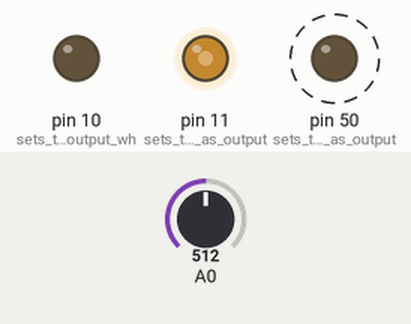
Recording of a sketch running on a simulated Arduino Mega 2560, built with avr-gcc and run on an emulated ATmega2560. Parts: output pins drawn as LEDs (lit = HIGH). Dashed ring = blinking. The inputs (shaded band) are chosen by the test bench; at power-on: A0 = 512.

Above: at 2.23 s.
2.5 s: A0 set to 460
At 2.83 s:
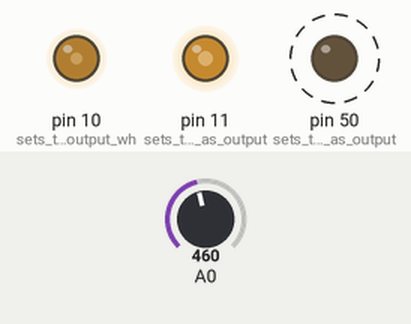
5.5 s: A0 set to 122
At 7.25 s:
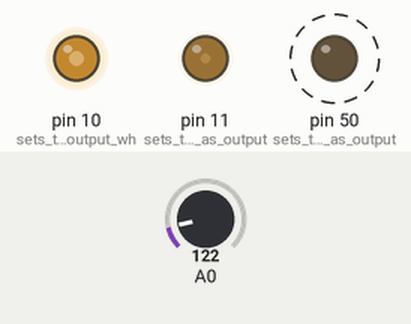
8.5 s: A0 set to 511
At 9.85 s:
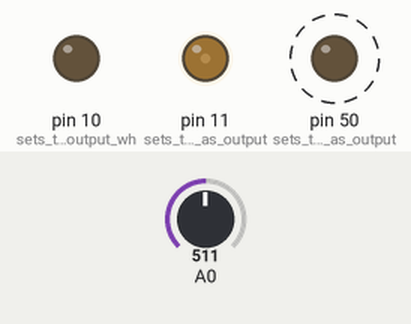
Timing chart, 0 to 17.5 s (numbered marks = the images above; inputs shaded):
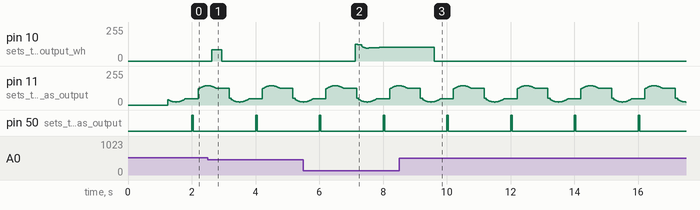

Measured:
- after the input at 8.5 s, pin 10 (sets_the_pin_as_output_wh): 102/255 → 0/255 after 1.1 s
- by itself, pin 50 (sets_the_pin_as_output): alternates HIGH for 0.05 s and LOW for 2.0 s

The sketch:

SinFlow_0.5Hz.ino
```cpp
// (licence header left out)
//    This program is free software: you can redistribute it and/or modify
//    it under the terms of the GNU Affero General Public License as published
//    by the Free Software Foundation, either version 3 of the License, or
//    (at your option) any later version.
//
//    This program is distributed in the hope that it will be useful,
//    but WITHOUT ANY WARRANTY; without even the implied warranty of
//    MERCHANTABILITY or FITNESS FOR A PARTICULAR PURPOSE.  See the
//    GNU Affero General Public License for more details.

// ____________________________________________________________________________________________________________________________________________________________________________________________________________________

float v, v_prev = 0.0;                                // This is the feedback signal from the flowmeter; It is being read through the A0 pin. Flowmeter provides 0-5 V signal corresponding to 0-5 Lit/min.
float vd, vd_prev = 0.0;                              // This is the Desired (Reference) Signal.
float v_out;                                          // This is the output of controller as voltage sent to the pump.
float ex, ex_prev = 0.0, ei, ei_prev = 0.0 , ed,  dt; // Different terms in PID controller.

//--- PID gains ____\\ This is the initial gain to prevent high overshooting in startup. But they will be defined in the gain scheduling section again.
float kp = 5.0 / 10000.;
float ki = 0.0 / 1000000.;
float kd = 00.0 / 1000.;

int J = 0, C1 = 0;	// Integers to control the loop

const int Is_Gain_Schedule = 0;     // if ==0 then NO gain scheduling, if ==1 then gain scheduling is activated.

// --- Reference signal (Desired signal) parameters:
const int Ref_Sig_T = 2000; 											// This is the period of the Reference signal in mili s
const int num_Step_Ahead = 38; 											// This is the number of points that the PID controller is looking ahead in reference signal to compensate the delay
const float Time_Step = 2.2; 											// This is the number of the elements in the Reference signal vector (This can not be grater than about 1600 because the memory is not enough)
const int Num_J = int(Ref_Sig_T / Time_Step) + num_Step_Ahead; 			// This is the number of the elements in the Reference signal vector
float GenVd[Num_J];														// Reference signal vector

unsigned long t, t_prev = 0, T1 = 0;    								// t is the actual (real time) of the CPU in mili second or micro second. t_prev is the previous iteration's time. The code converts the "t" to "T1" which is the corresponding element number in reference signal.

unsigned int T = 0;   													// @@@ This is also time like "t" but for Loop speed Check. The serial print for speed check is disabled by default to not slow down the loop.


void setup() {
  pinMode(10, OUTPUT);   // sets the pin as output which sends the PWM type signals to the pump from the PID controller output as an voltage. PWM can either be 0 or 5 v with different duty cycles. So the this output before sending to pump was filtered using an active 2nd order low-pass filter with diode to protect the pump from voltages over 4.2 volts.
  pinMode(11, OUTPUT);   // sets the pin as output. This the reference signal sent to scope for observation. This is also filtered using a simple RC low-pass filter.
  pinMode(50, OUTPUT);   // sets the pin as output. This the Digital TTL trigger sent at T=0 at PIN=50 on Arduino

  //Serial.begin(9600);
  Serial.begin(115200);
  analogWrite(10, 0.0 / 5.0 * 255 );

  //------ Reference signal generation loop. --------------------------------------------------
  for (J = 0; J <= Num_J * Time_Step; J = J + Time_Step) {
    GenVd[int(J / Time_Step)] = 1.65 + 1.2 * sin(2.0 *  PI * J / Ref_Sig_T );
    //GenVd[int(J / Time_Step)] = (1.3 + 1.0 * sin(1.25 * PI * J / 1000 )) * 0.0;  // kp = 0.007000; ki = 0.000070000; kd = 0.000001;
    //Serial.println(J);
  }

  delay(1000);  		// Protective delay to prevent pump maxout voltage at start up needs to be modified based on the processing time of "Void Setup"
}

void loop() {

  //t = millis();     					// the real time CPU time in mili s
  T = micros();       					// @@@Loop speed Check
  t = micros();       					//the real time CPU time in micro s. This provides microseconds since the Arduino board began running This number will overflow (go back to zero), after approximately 70 minutes. On 16 MHz Arduino boards (e.g. Duemilanove and Nano), this function has a resolution of four microseconds
  dt = t - t_prev;
  dt = dt / 1000;     					// to convert the dt in (micro s) to (mili s) if in above line the "t = micros();" has been activated
  //Serial.println(dt);

  T1 = (unsigned long int)(t / (Time_Step * 1000)) % int(Ref_Sig_T / Time_Step); 		// Very important command line. This is converting the realtime in CPU ("t") to the element index in the Reference signal. Time_Step multiplied to 1000 to convert it to micro second because "t" is in micro s.
  //Serial.println(T1);


  //--------------- PID gain Scheduling. -------------------------
  // Where each new sets of gain starts is very critical.

  if (Is_Gain_Schedule == 1) {

    if (T1 >= 0 && T1 <= 20) {								// To generate a Digital 5 V pulse at Pin 50 for synchronization applications or triggering other devices.
      digitalWrite(50, HIGH);
    }    else {
      digitalWrite(50, LOW);
    }

    if (T1 == 0 && C1 == 0) {
      ei_prev = 0;    										// resets the integral term error to prevent "windup"
      C1 = 1;
    }

    if (T1 == 0) {
      kp = 40.0 / 10000;
      ki = 45. / 1000000.0;
      kd = 45.0 / 10000;
    }

    if (T1 >= 0 && T1 <= 235) {   //235
      ki = ki + 0.015 / 1000000.0;
    }
    else if (T1 > 235 && T1 <= 270) {
      ki = ki - 0.15 / 1000000.0;
    }
    else if (T1 > 270 && T1 <= 470) {
      kp = 28.0 / 10000;
      ki = ki - 0.137 / 1000000.0;

    }
    if (T1 > 740 && T1 <= 999) {
      ki = ki + 0.097 / 1000000.0;

    }
  }

  //-- No gain scheduling
  if (Is_Gain_Schedule == 0) {
    if (T1 == 0 && C1 == 0) {
      ei_prev = 0;   										 // resets the integral term error to prevent "windup"
      C1 = 1;

    }

    if (T1 >= 0 && T1 <= 20) {								// To generate a Digital 5 V pulse at Pin 50 for synchronization applications or triggering other devices.
      digitalWrite(50, HIGH);
    }    else {
      digitalWrite(50, LOW);
    }


            kp = 58.0 / 10000.0;                  //70
            ki = 59.0 / 1000000.0;                //45
            kd = 70.0 / 10000.0;                  //40
//    if (Serial.available()) {
//      C1 = 0;
//      kp = Serial.parseFloat() / 10000.0;
//      Serial.println(kp * 10000.0);
//      ki = Serial.parseFloat() / 1000000.0;
//      Serial.println(ki * 1000000.0);
//      kd = Serial.parseFloat() / 10000.0;
//      Serial.println(kd * 10000.0);
//    }
  }

  v = analogRead(A0);                             		// Flowrate feedback input
  analogWrite(11, GenVd[T1] / 5.0 * 255 );        		// Reference signal to Scope for observation. "/ 5.0 * 255" should be used for correct analog values.

  //vd = analogRead(A1);                          		// Desired signal IF IT IS BEING GENERATED FROM OUTSIDE SOURCE LIKE signal generator OR  LABVIEW & DAQ
  vd = GenVd[T1 + num_Step_Ahead] / 5.0 * 1024;   		// Desired signal generated above but due to Analog/digital conversion it must be scaled to 1024 for this Arduino board. --> 5V=1024

  ex = vd  - v;                                 		// Proportional term
  ed = ( (vd - vd_prev) - (v - v_prev)) / dt;   		// Derivative term (1st order forward finite difference)
  ei = ei_prev + ex * dt;                     			// Integral term (rectangle)
  //ei = ei_prev + (ex + ex_prev) / 2.0 * dt;     		// Integral term (Trapezoidal)
  v_out = kp * ex + kd * ed + ki * ei;        			// PID


  //-- Safety measures for protecting the pump from over/under voltage  --------------
  if (v_out > 4.5) {
    v_out = 2;
  }
  if (v_out < 0 ) {
    v_out = 0;
  }
  //------------------------------------------------------------------------------

//v_out = 0.0;
  analogWrite(10, v_out / 5.0 * 255 );

   //-------- OUT PUT data to serial print -----------  THIS SLOWS DOWN THE LOOP IF ENABLED SO t1 SHOULD BE MONITORED AND Delay SHOULD BE REDUCED TO ABOUT 20

//  Serial.print(T1 / 909.*2, 3); // Serial.print does not go to NEXT LINE but Serial.println goes to NEXT LINE
//  Serial.print("\t");
//  Serial.print(GenVd[T1], 4);
//  Serial.print("\t");
//  //Serial.print(T1 / 1332.*3.999, 3);
//  //Serial.print("\t");
//  Serial.println(v * 5 / 1024., 4);
//  if (T1 == 0) {
//    Serial.println("Begin  t  Ref  t  Flow ");
//    Serial.println("");
//  }

  t_prev = t;
  ex_prev = ex;
  ei_prev = ei;
  vd_prev = vd;
  v_prev = v;

  //delay(2);						// This is the Delay in Mili second which is so much for these applications. Instead delayMicroseconds is used.
  delayMicroseconds(400); 			//The minimum for this number is 4 (Because the resolution of 16MHz board is 4 mic s) BUT for stability it is better to be above 1000. OR activate the delay in line above which is in mili seconds for slower applications. It is important that "T" (in mili second) be smaller than "Time_Step" (in mili second).
  //T = micros() - T;       		// @@@Loop speed Check. Shows the Loop running time in "micro s".
  //Serial.println(T, DEC); 		// @@@Loop speed Check

}
```
